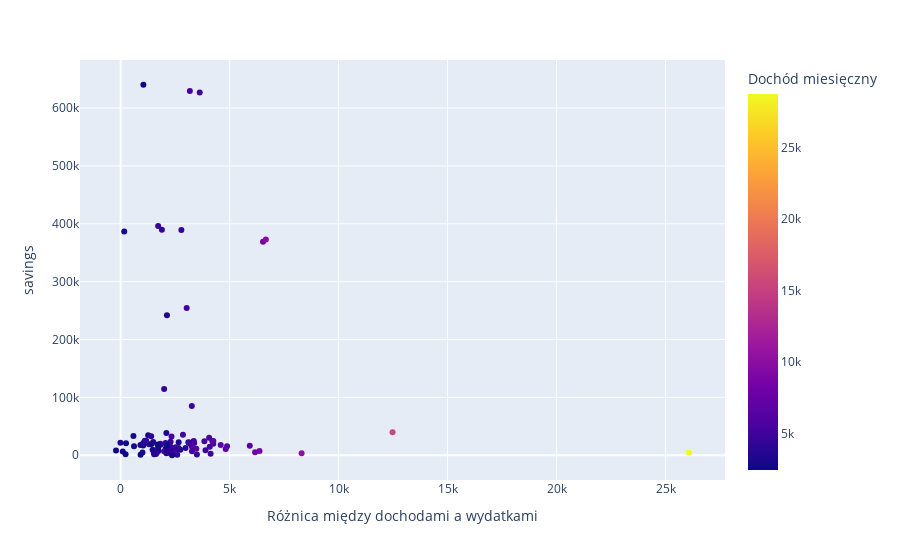

Notebook source saved alongside this figure:
### Code cell
# 3. Tworzyć zaawansowane interaktywne wizualizacje danych,
df['Różnica między dochodami a wydatkami'] = df['income'] - df['outcome']
fig_pca = px.scatter(df, x='Różnica między dochodami a wydatkami', y='savings', color='income', hover_data=['name', 'age', 'income', 'outcome', 'savings'], title='', labels={'income': 'Dochód miesięczny'})
fig_pca.show()
